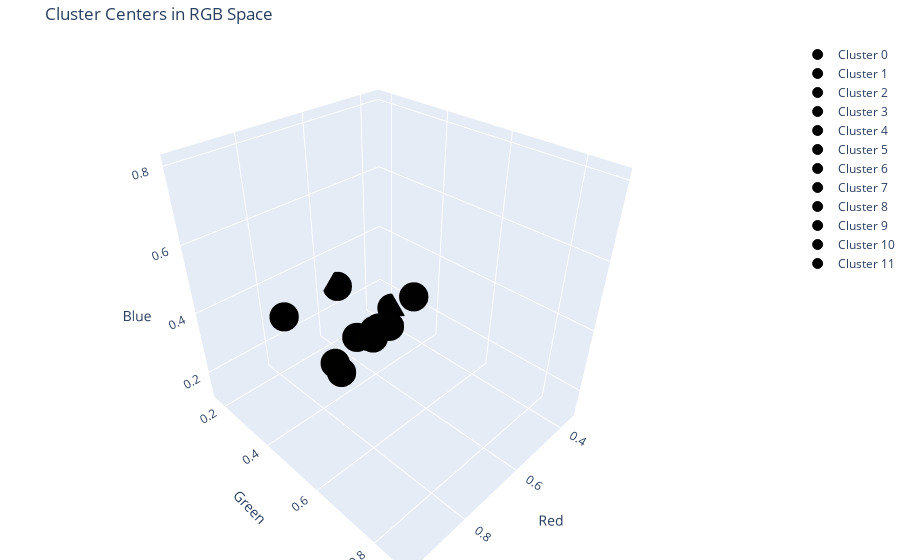

Notebook code for this chart:
### Code cell
import pandas as pd
import numpy as np
from sklearn.cluster import KMeans
import matplotlib.colors as mcolors
import plotly.graph_objects as go

# Load the Excel file into a DataFrame
df = pd.read_excel("powder_foundation_cussion_tone_classifier.xlsx")

# Clean the 'Color HEX' column by stripping whitespace characters, including newlines
df['Color HEX'] = df['Color HEX'].str.strip()

# Filter the DataFrame for the desired product types
filtered_df = df[df['Type'].isin(['foundation & cussion', 'cheek', 'powder'])]

# Extract the color hex values
color_hex_values = filtered_df['Color HEX'].dropna().unique()

# Function to convert hex to RGB
def hex_to_rgb(hex_color):
    return mcolors.hex2color(hex_color)

# Convert the hex values to RGB values
rgb_values = np.array([hex_to_rgb(hex_color) for hex_color in color_hex_values])

# Apply KMeans algorithm to cluster the RGB values into 12 clusters
kmeans = KMeans(n_clusters=12, random_state=42)
kmeans.fit(rgb_values)
cluster_centers = kmeans.cluster_centers_

# Define colors from light to dark using matplotlib's LinearSegmentedColormap
num_clusters = len(cluster_centers)
colors = [mcolors.rgb2hex(cluster_centers[i] / 255) for i in range(num_clusters)]

# Create a Plotly figure for the cluster centers
fig = go.Figure()

# Add scatter trace for cluster centers
for i in range(num_clusters):
    fig.add_trace(go.Scatter3d(
        x=[cluster_centers[i, 0]],
        y=[cluster_centers[i, 1]],
        z=[cluster_centers[i, 2]],
        mode='markers',
        marker=dict(
            size=10,
            color=colors[i],
            opacity=1.0,
            symbol='circle',
            line=dict(
                color='black',
                width=1
            )
        ),
        name=f'Cluster {i}'
    ))

# Set plot layout
fig.update_layout(
    title='Cluster Centers in RGB Space',
    scene=dict(
        xaxis_title='Red',
        yaxis_title='Green',
        zaxis_title='Blue'
    ),
    margin=dict(l=0, r=0, b=0, t=40)
)

# Show the plot
fig.show()

### Figure 1 — Plotly figure (JSON) as saved in the notebook; plotly's stock layout.template omitted (floating-point values rounded to 4 significant figures)
{"data": [{"marker": {"color": "#010101", "line": {"color": "black", "width": 1}, "opacity": 1, "size": 10, "symbol": "circle"}, "mode": "markers", "name": "Cluster 0", "type": "scatter3d", "x": [0.9041], "y": [0.7172], "z": [0.5965]}, {"marker": {"color": "#010000", "line": {"color": "black", "width": 1}, "opacity": 1, "size": 10, "symbol": "circle"}, "mode": "markers", "name": "Cluster 1", "type": "scatter3d", "x": [0.5399], "y": [0.3312], "z": [0.2009]}, {"marker": {"color": "#010101", "line": {"color": "black", "width": 1}, "opacity": 1, "size": 10, "symbol": "circle"}, "mode": "markers", "name": "Cluster 2", "type": "scatter3d", "x": [0.9695], "y": [0.8802], "z": [0.806]}, {"marker": {"color": "#010100", "line": {"color": "black", "width": 1}, "opacity": 1, "size": 10, "symbol": "circle"}, "mode": "markers", "name": "Cluster 3", "type": "scatter3d", "x": [0.9013], "y": [0.591], "z": [0.4529]}, {"marker": {"color": "#010000", "line": {"color": "black", "width": 1}, "opacity": 1, "size": 10, "symbol": "circle"}, "mode": "markers", "name": "Cluster 4", "type": "scatter3d", "x": [0.5399], "y": [0.1686], "z": [0.281]}, {"marker": {"color": "#010101", "line": {"color": "black", "width": 1}, "opacity": 1, "size": 10, "symbol": "circle"}, "mode": "markers", "name": "Cluster 5", "type": "scatter3d", "x": [0.945], "y": [0.8029], "z": [0.6939]}, {"marker": {"color": "#010000", "line": {"color": "black", "width": 1}, "opacity": 1, "size": 10, "symbol": "circle"}, "mode": "markers", "name": "Cluster 6", "type": "scatter3d", "x": [0.8784], "y": [0.3783], "z": [0.4546]}, {"marker": {"color": "#010100", "line": {"color": "black", "width": 1}, "opacity": 1, "size": 10, "symbol": "circle"}, "mode": "markers", "name": "Cluster 7", "type": "scatter3d", "x": [0.748], "y": [0.5318], "z": [0.4078]}, {"marker": {"color": "#010101", "line": {"color": "black", "width": 1}, "opacity": 1, "size": 10, "symbol": "circle"}, "mode": "markers", "name": "Cluster 8", "type": "scatter3d", "x": [0.8135], "y": [0.6372], "z": [0.5272]}, {"marker": {"color": "#000000", "line": {"color": "black", "width": 1}, "opacity": 1, "size": 10, "symbol": "circle"}, "mode": "markers", "name": "Cluster 9", "type": "scatter3d", "x": [0.3536], "y": [0.219], "z": [0.1294]}, {"marker": {"color": "#010000", "line": {"color": "black", "width": 1}, "opacity": 1, "size": 10, "symbol": "circle"}, "mode": "markers", "name": "Cluster 10", "type": "scatter3d", "x": [0.8086], "y": [0.4962], "z": [0.308]}, {"marker": {"color": "#010000", "line": {"color": "black", "width": 1}, "opacity": 1, "size": 10, "symbol": "circle"}, "mode": "markers", "name": "Cluster 11", "type": "scatter3d", "x": [0.6714], "y": [0.4012], "z": [0.2879]}], "layout": {"margin": {"b": 0, "l": 0, "r": 0, "t": 40}, "scene": {"xaxis": {"title": {"text": "Red"}}, "yaxis": {"title": {"text": "Green"}}, "zaxis": {"title": {"text": "Blue"}}}, "title": {"text": "Cluster Centers in RGB Space"}}}
